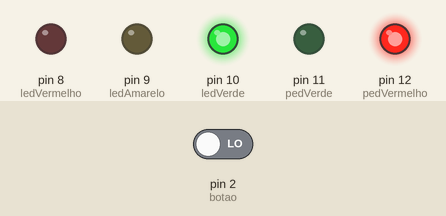
Simulated run of this sketch. Board: Arduino Uno, built with avr-gcc and run on an emulated ATmega328P. On the bench: output pins drawn as LEDs (lit = HIGH). The inputs (shaded band) are chosen by the test bench; at power-on: pin 2 (botao) LOW.

Above: at 4.2 s.
4.3 s: pin 2 (botao) driven LOW
5.8 s: pin 2 (botao) driven HIGH
At 6.7 s:
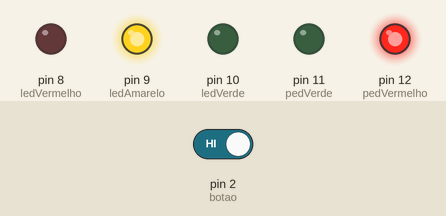
At 10.1 s:
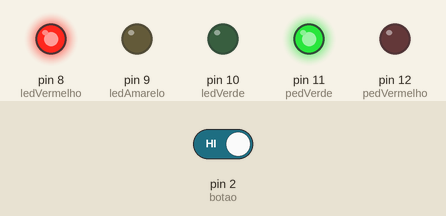
Timing chart, 0 to 20.8 s (numbered marks = the images above; inputs shaded):
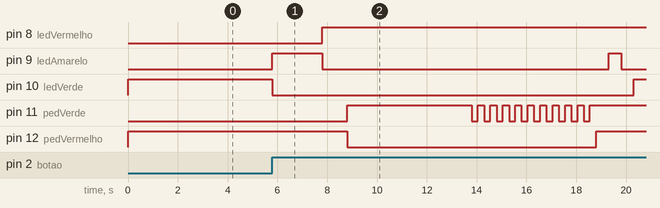

Measured:
- after the input at 4.3 s, every drawn part: stays the same
- after the input at 5.8 s, pin 8 (ledVermelho): LOW → HIGH after 2.0 s; pin 9 (ledAmarelo): LOW → HIGH at once, → LOW 2.0 s later, → HIGH 11.5 s later, → LOW 0.50 s later

The sketch:

Sem_foro_no_ardu_no.ino
```cpp
int ledVermelho = 8; //atribui o valor 8 para a variável ledVermelho
int ledAmarelo = 9; //atribui o valor 9 para a variável ledAmarelo
int ledVerde = 10; //atribui o valor 10 para a variável ledVerde
int pedVerde = 11; //atribui o valor 11 para a variável pedVerde.
int pedVermelho = 12; //atribui o valor 12 para a variável pedVermelho.
int botao = 2; //atitui o valor 2 para a variável botão.
int esperar = 5000; //atibui o valor 5000 que é o equivalente a 5 segundos para a variável esperar.
unsigned long conferirTempo;//conta o tempo desde que o botão foi pressinado.


void setup() {
  pinMode(ledVermelho, OUTPUT); //usa o valor armazenado na variável ledVermelho para definir o pino a ser usado no arduíno e define ele como saída.
  pinMode(ledAmarelo, OUTPUT);//usa o valor armazenado na variável ledAmarelo para definir o pino a ser usado no arduíno e define ele como saída.
  pinMode(ledVerde, OUTPUT);//usa o valor armazenado na variável ledVerde para definir o pino a ser usado no arduíno e define ele como saída.
  pinMode(pedVermelho, OUTPUT);//usa o valor armazenado na variável pedVermelho para definir o pino a ser usado no arduíno e define ele como saída.
  pinMode(pedVerde, OUTPUT);//usa o valor armazenado na variável pedVerde para definir o pino a ser usado no arduíno e define ele como saída.
  pinMode(botao, INPUT);//usa o valor armazenado na variável botao para definir o pino a ser usado no arduíno e define ele como entrada.
  digitalWrite(ledVerde, HIGH); //acende o sinal verde para os carros no início do programa.
  digitalWrite(pedVermelho, HIGH); //acende o sinal vermelhor para os pedestres no início do programa.
}

void loop() {
  int estado = digitalRead(botao); //armazena na variável botão o valor lido no switch.
  if (estado == HIGH && (millis() - conferirTempo) > 5000) {
    mudarLuzes();
    /*caso o botão seja pressionado e o intervalo entre a chamada do botão seja menor que 5 segundos o programa chama a função "changeLights" que altera o sinal verde para o amarelo e depois para o vermelho*/
  }
}
void mudarLuzes() {
  //definição da função "mudarLuzes"
  digitalWrite(ledVerde, LOW); //apaga a luz verde do semáforo.
  digitalWrite(ledAmarelo, HIGH); // acende a luz amarela do semáforo.
  delay(2000); //espera 2 segundos.
  digitalWrite(ledAmarelo, LOW); // apaga a luz amarela do semáforo.
  digitalWrite(ledVermelho, HIGH); //acende a luz vermelha do semáforo
  delay(1000);// espera 1 segundo de segurança para mudar as luzes do semáforo para pedestres
  digitalWrite(pedVermelho, LOW); //apaga o sinal vermelho para os pedestres;
  digitalWrite(pedVerde, HIGH); //acende o sinal verde para os pedestres
  delay(esperar); // espera por um intervalo de tempo definido na declaração do programa.
  /*após 5 segundos o laço for é executado 10 vezes fazendo o sinal de pedestres piscar indicando assim que que o semáforo está prestes a mudar de estado*/
  for (int x = 0; x < 10; x++) {
    digitalWrite(pedVerde, LOW);
    delay(250);
    digitalWrite(pedVerde, HIGH);
    delay(250);
  }
  digitalWrite(pedVermelho, HIGH);
  delay(500);
  digitalWrite(ledAmarelo, HIGH);
  delay(500);
  digitalWrite(ledAmarelo, LOW);
  delay(500);
  digitalWrite(ledVerde, HIGH);
  conferirTempo = millis();
}
```
